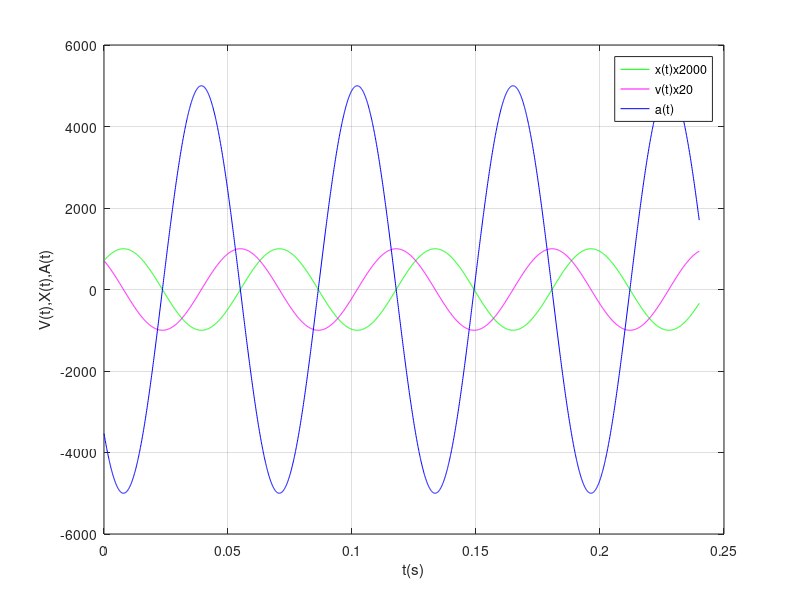

This chart was generated by the following MATLAB code:
T = 0.06;
t = 0:0.0001:T*4;
N = length(t);
om = 100;

Xm=0.5;
Vm=50;
Am=5000;

x=Xm*sin((om*t)+(pi/4));
v=Vm*cos((om*t)+(pi/4));
a=-Am*sin((om*t)+(pi/4));

plot(t,2000*x,'g-',t,20*v,'m-',t,a,'b-');

legend('x(t)x2000','v(t)x20','a(t)')
xlabel('t(s)');
ylabel('V(t),X(t),A(t)');
grid